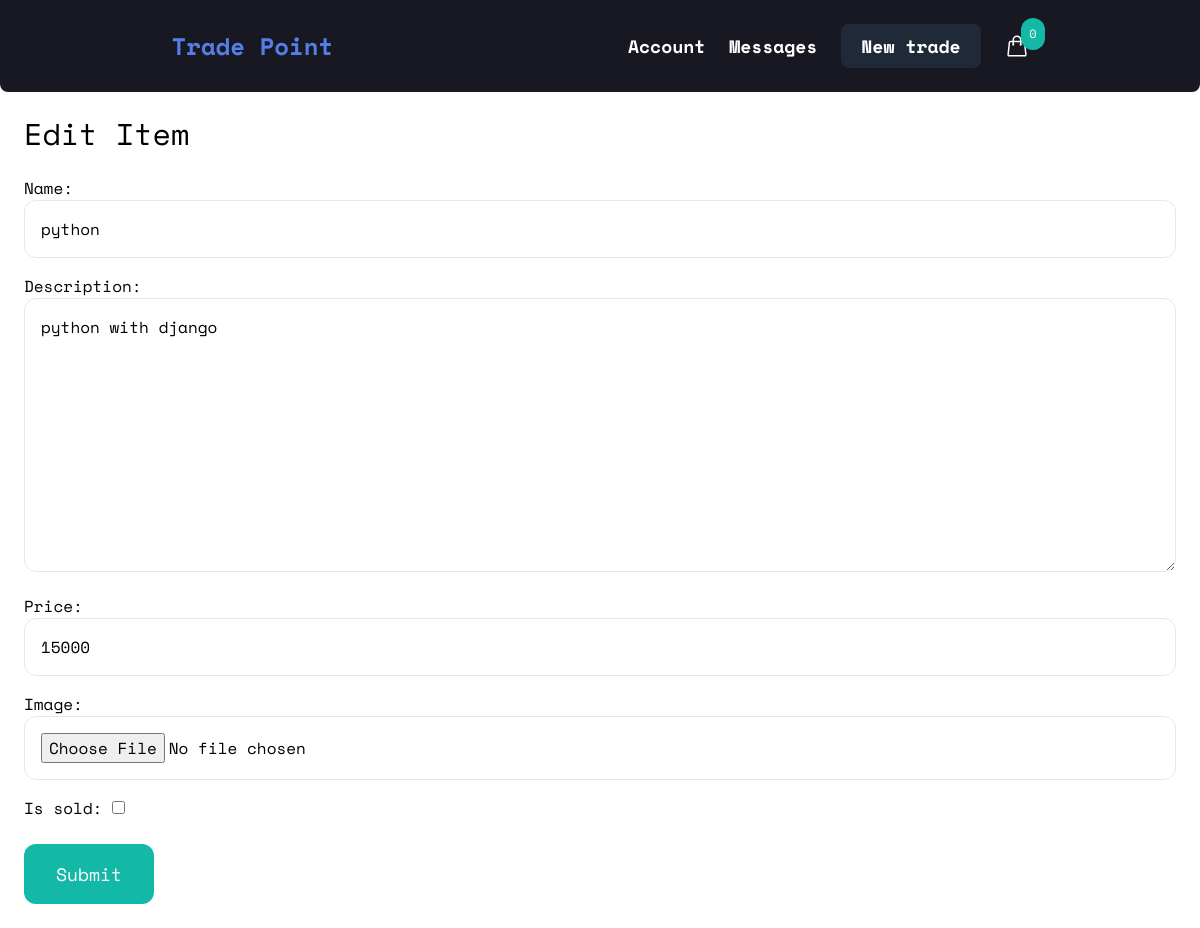
Screenshot of /items/9/edit/ (signed in) with the database file from the repository.
### item/models.py (models this page shows, shortened)
class Item(models.Model):
    category = models.ForeignKey(Category, related_name='items', on_delete=models.CASCADE)
    name = models.CharField(max_length=200)
    description = models.TextField(blank=True, null=True)
    price = models.IntegerField()
    image = models.ImageField(upload_to='item_images', blank=True, null=True)
    thumbnail = models.ImageField(upload_to='item_images', blank=True, null=True)
    is_sold = models.BooleanField(default=False)
    created_at = models.DateTimeField(auto_now_add=True)
    created_by = models.ForeignKey(User, related_name='items', on_delete=models.CASCADE)
    updated_at = models.DateTimeField(auto_now=True)
    class Meta:
        ordering = ('-created_at',)

### item/views.py (the view)
# urls.py: path('<int:pk>/edit/', views.edit, name='edit'),
@login_required
def edit(request, pk):
    item = get_object_or_404(Item, pk=pk, created_by=request.user)
    if request.method == "POST":
        form = EditItemForm(request.POST, request.FILES, instance=item)
        if form.is_valid():
            form.save()
            return redirect('item:detail', pk=item.pk)
    else:
        form = EditItemForm(instance=item)
    return render(request, 'item/form.html', {
        'form': form,
        'title': 'Edit Item',
    })

### item/forms.py
class EditItemForm(forms.ModelForm):
    class Meta:
        model = Item
        fields = ('name', 'description', 'price', 'image', 'is_sold')
        widgets = {
            'name': forms.TextInput(attrs={
                'class': INPUT_CLASSES
            }),
            'description': forms.Textarea(attrs={
                'class': INPUT_CLASSES
            }),
            'price': forms.TextInput(attrs={
                'class': INPUT_CLASSES
            }),
            'image': forms.FileInput(attrs={
                'class': INPUT_CLASSES
            }),
        }

### cart/cart.py (called while the page is built)
    def __len__(self):
        return sum(item['quantity'] for item in self.cart.values())

### cart/context_processors.py (called while the page is built)
def cart(request):
    return {'cart': Cart(request)}

### item/templates/item/form.html (shortened to what this page needs)
{% extends 'main.html' %}
{% block content %}
<h1 class="mb-6 text-3xl">
    {{title}}
</h1>
<form action="" method="post" enctype="multipart/form-data">
    <div class="space-y-4">
        {{form.as_p}}
    </div>
    <button class="mt-6 py-4 px-8 text-lg bg-teal-500 hover:bg-teal-700 rounded-xl text-white">Submit</button>
</form>
{% endblock content %}

### static/css/main.css (style rules this page uses)
* { font-family: 'Space Mono', monospace; }

### rows the page displays
Item: name "python", description "python with django", price "15000"

### other values shown
{{ cart|length }} "0"
{{ title }} "Edit Item"
